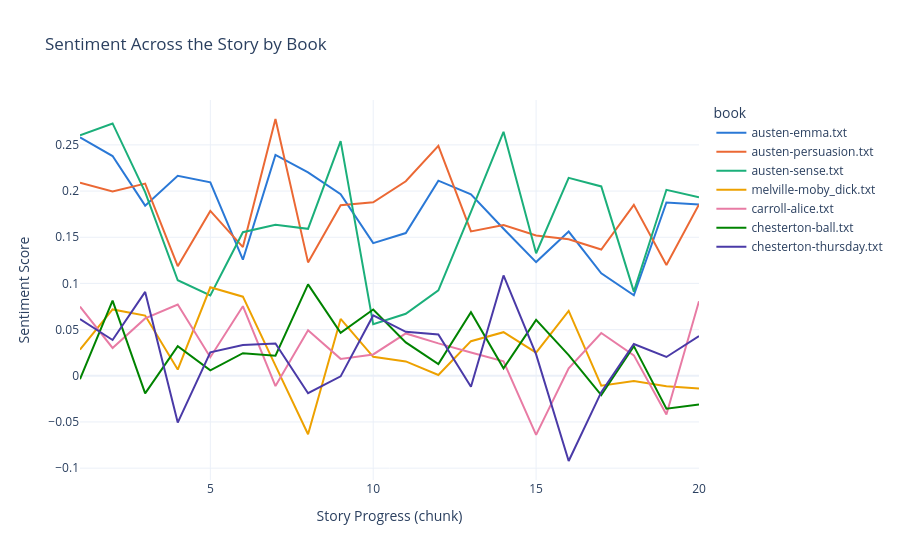

Notebook code cell kept with this figure:
### Code cell
fig3 = px.line(
    arc_df,
    x='chunk',
    y='sentiment',
    color='book',
    title='Sentiment Across the Story by Book',
    labels={'chunk': 'Story Progress (chunk)', 'sentiment': 'Sentiment Score'},
    color_discrete_sequence=['#2a78d6', '#eb6834', '#1baf7a', '#eda100', '#e87ba4', '#008300', '#4a3aa7']
)
fig3.update_layout(template='plotly_white')
fig3.show()

### Figure 1 — Plotly figure (JSON) as saved in the notebook; plotly's stock layout.template omitted (floating-point values rounded to 4 significant figures)
{"data": [{"hovertemplate": "book=austen-emma.txt<br>Story Progress (chunk)=%{x}<br>Sentiment Score=%{y}<extra></extra>", "legendgroup": "austen-emma.txt", "line": {"color": "#2a78d6", "dash": "solid"}, "marker": {"symbol": "circle"}, "mode": "lines", "name": "austen-emma.txt", "orientation": "v", "showlegend": true, "type": "scatter", "x": [1, 2, 3, 4, 5, 6, 7, 8, 9, 10, 11, 12, 13, 14, 15, 16, 17, 18, 19, 20], "xaxis": "x", "y": [0.2581, 0.238, 0.1842, 0.2165, 0.2095, 0.1257, 0.2391, 0.2202, 0.1966, 0.1437, 0.1546, 0.2113, 0.1964, 0.1591, 0.1231, 0.1561, 0.1109, 0.08717, 0.1876, 0.1854], "yaxis": "y"}, {"hovertemplate": "book=austen-persuasion.txt<br>Story Progress (chunk)=%{x}<br>Sentiment Score=%{y}<extra></extra>", "legendgroup": "austen-persuasion.txt", "line": {"color": "#eb6834", "dash": "solid"}, "marker": {"symbol": "circle"}, "mode": "lines", "name": "austen-persuasion.txt", "orientation": "v", "showlegend": true, "type": "scatter", "x": [1, 2, 3, 4, 5, 6, 7, 8, 9, 10, 11, 12, 13, 14, 15, 16, 17, 18, 19, 20], "xaxis": "x", "y": [0.2089, 0.1996, 0.2081, 0.1186, 0.1786, 0.1393, 0.278, 0.1228, 0.1846, 0.1879, 0.2106, 0.2489, 0.1563, 0.1632, 0.1519, 0.1478, 0.1368, 0.1851, 0.1199, 0.1855], "yaxis": "y"}, {"hovertemplate": "book=austen-sense.txt<br>Story Progress (chunk)=%{x}<br>Sentiment Score=%{y}<extra></extra>", "legendgroup": "austen-sense.txt", "line": {"color": "#1baf7a", "dash": "solid"}, "marker": {"symbol": "circle"}, "mode": "lines", "name": "austen-sense.txt", "orientation": "v", "showlegend": true, "type": "scatter", "x": [1, 2, 3, 4, 5, 6, 7, 8, 9, 10, 11, 12, 13, 14, 15, 16, 17, 18, 19, 20], "xaxis": "x", "y": [0.2605, 0.2732, 0.1989, 0.1034, 0.08706, 0.1555, 0.1636, 0.1591, 0.2541, 0.05586, 0.06715, 0.09246, 0.1775, 0.2641, 0.1327, 0.2143, 0.205, 0.09115, 0.2014, 0.1934], "yaxis": "y"}, {"hovertemplate": "book=melville-moby_dick.txt<br>Story Progress (chunk)=%{x}<br>Sentiment Score=%{y}<extra></extra>", "legendgroup": "melville-moby_dick.txt", "line": {"color": "#eda100", "dash": "solid"}, "marker": {"symbol": "circle"}, "mode": "lines", "name": "melville-moby_dick.txt", "orientation": "v", "showlegend": true, "type": "scatter", "x": [1, 2, 3, 4, 5, 6, 7, 8, 9, 10, 11, 12, 13, 14, 15, 16, 17, 18, 19, 20], "xaxis": "x", "y": [0.0283, 0.07185, 0.06518, 0.006707, 0.09585, 0.08566, 0.01104, -0.06334, 0.06155, 0.0205, 0.01554, 0.0008125, 0.03748, 0.0472, 0.02502, 0.0702, -0.01069, -0.005756, -0.01144, -0.01379], "yaxis": "y"}, {"hovertemplate": "book=carroll-alice.txt<br>Story Progress (chunk)=%{x}<br>Sentiment Score=%{y}<extra></extra>", "legendgroup": "carroll-alice.txt", "line": {"color": "#e87ba4", "dash": "solid"}, "marker": {"symbol": "circle"}, "mode": "lines", "name": "carroll-alice.txt", "orientation": "v", "showlegend": true, "type": "scatter", "x": [1, 2, 3, 4, 5, 6, 7, 8, 9, 10, 11, 12, 13, 14, 15, 16, 17, 18, 19, 20], "xaxis": "x", "y": [0.07499, 0.03015, 0.06208, 0.07713, 0.02011, 0.07537, -0.01116, 0.04935, 0.01832, 0.0231, 0.04585, 0.03514, 0.02529, 0.01569, -0.06392, 0.008144, 0.04634, 0.02212, -0.04194, 0.08078], "yaxis": "y"}, {"hovertemplate": "book=chesterton-ball.txt<br>Story Progress (chunk)=%{x}<br>Sentiment Score=%{y}<extra></extra>", "legendgroup": "chesterton-ball.txt", "line": {"color": "#008300", "dash": "solid"}, "marker": {"symbol": "circle"}, "mode": "lines", "name": "chesterton-ball.txt", "orientation": "v", "showlegend": true, "type": "scatter", "x": [1, 2, 3, 4, 5, 6, 7, 8, 9, 10, 11, 12, 13, 14, 15, 16, 17, 18, 19, 20], "xaxis": "x", "y": [-0.003696, 0.08141, -0.01906, 0.03212, 0.005897, 0.02451, 0.02179, 0.09899, 0.04655, 0.07172, 0.0361, 0.01269, 0.06892, 0.008161, 0.06057, 0.02238, -0.02094, 0.03211, -0.03559, -0.03102], "yaxis": "y"}, {"hovertemplate": "book=chesterton-thursday.txt<br>Story Progress (chunk)=%{x}<br>Sentiment Score=%{y}<extra></extra>", "legendgroup": "chesterton-thursday.txt", "line": {"color": "#4a3aa7", "dash": "solid"}, "marker": {"symbol": "circle"}, "mode": "lines", "name": "chesterton-thursday.txt", "orientation": "v", "showlegend": true, "type": "scatter", "x": [1, 2, 3, 4, 5, 6, 7, 8, 9, 10, 11, 12, 13, 14, 15, 16, 17, 18, 19, 20], "xaxis": "x", "y": [0.06139, 0.03877, 0.09083, -0.05065, 0.02537, 0.03323, 0.03498, -0.01884, -0.0006134, 0.06535, 0.04757, 0.04471, -0.01187, 0.1086, 0.0231, -0.09227, -0.01775, 0.03442, 0.02037, 0.0431], "yaxis": "y"}], "layout": {"legend": {"title": {"text": "book"}, "tracegroupgap": 0}, "title": {"text": "Sentiment Across the Story by Book"}, "xaxis": {"anchor": "y", "domain": [0, 1], "title": {"text": "Story Progress (chunk)"}}, "yaxis": {"anchor": "x", "domain": [0, 1], "title": {"text": "Sentiment Score"}}}}
